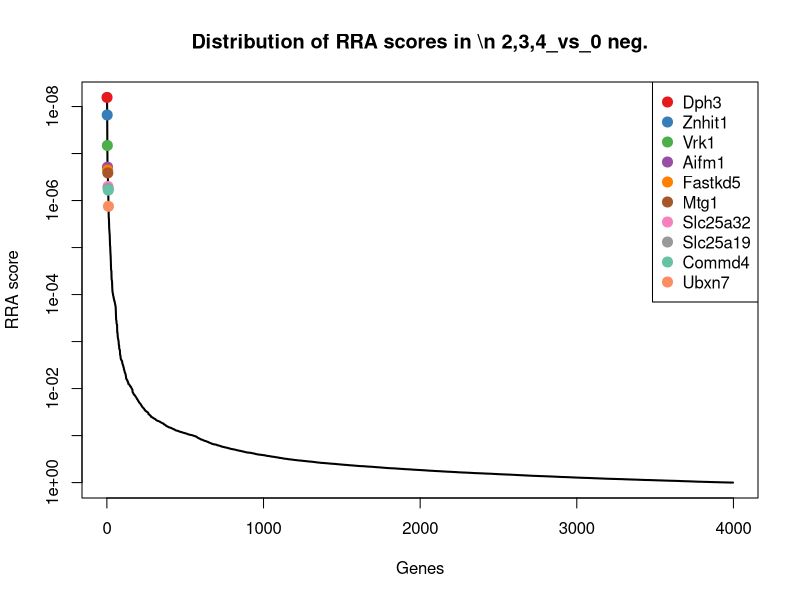
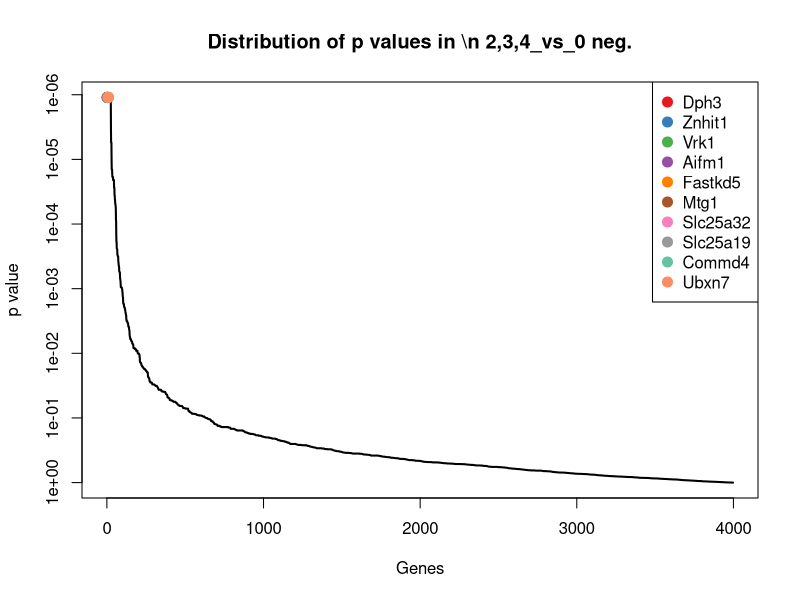
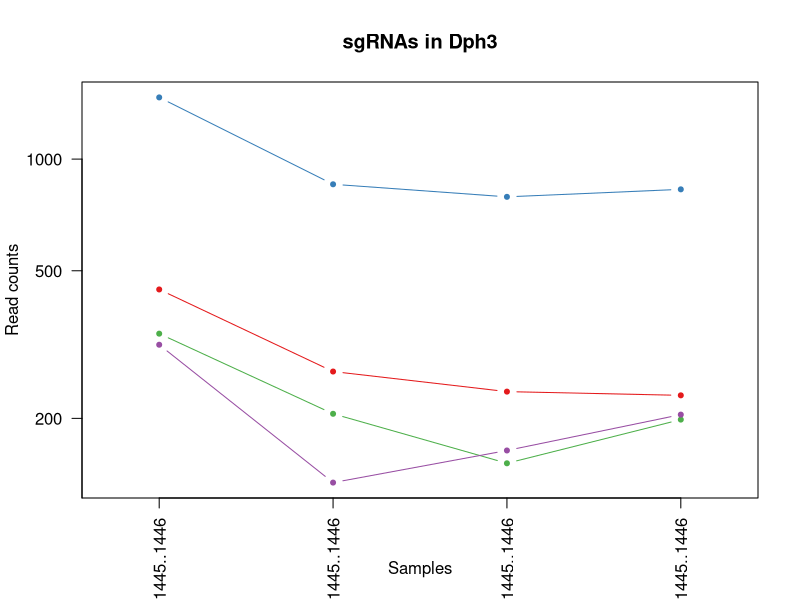
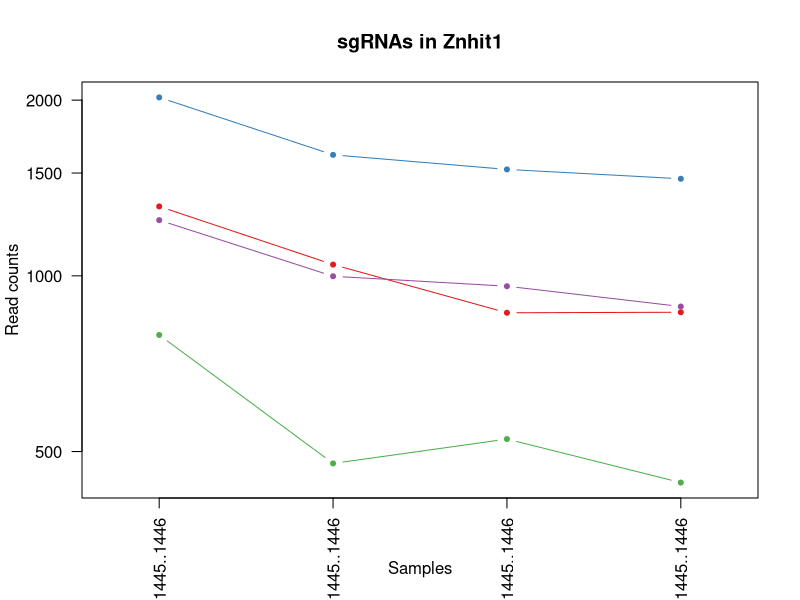
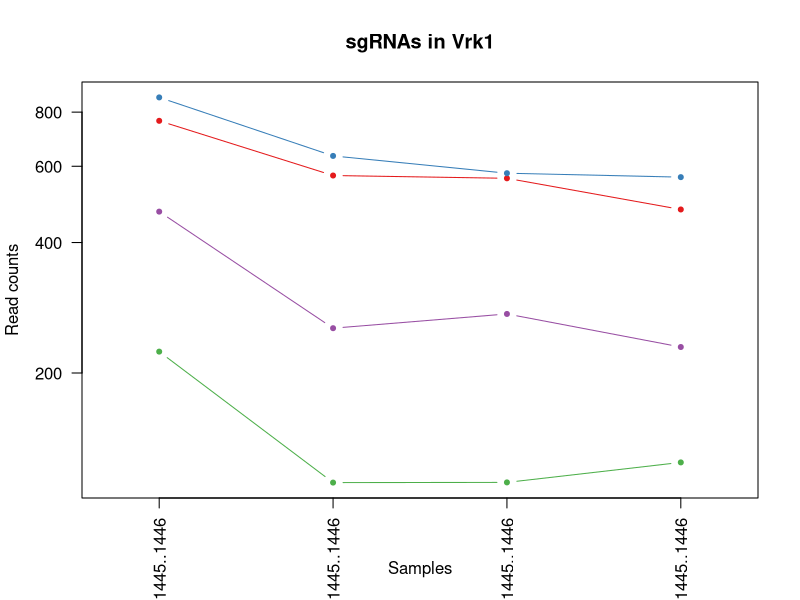
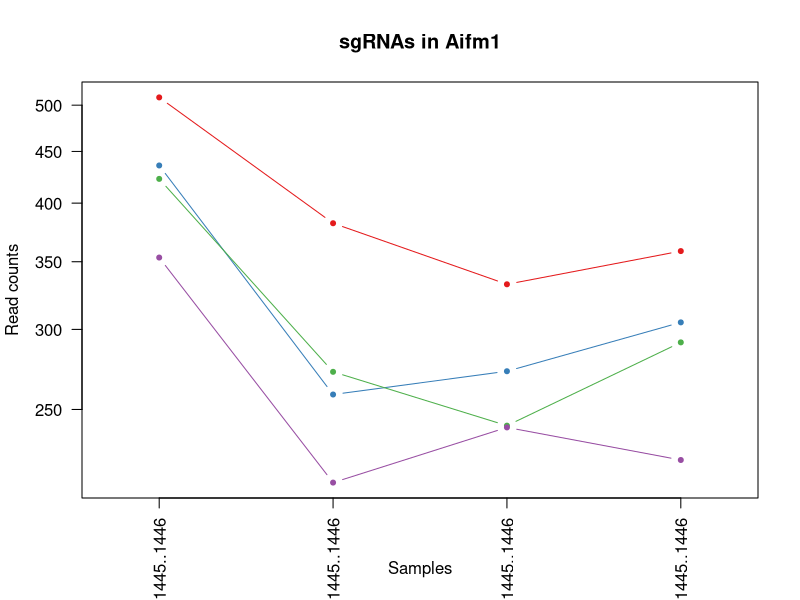
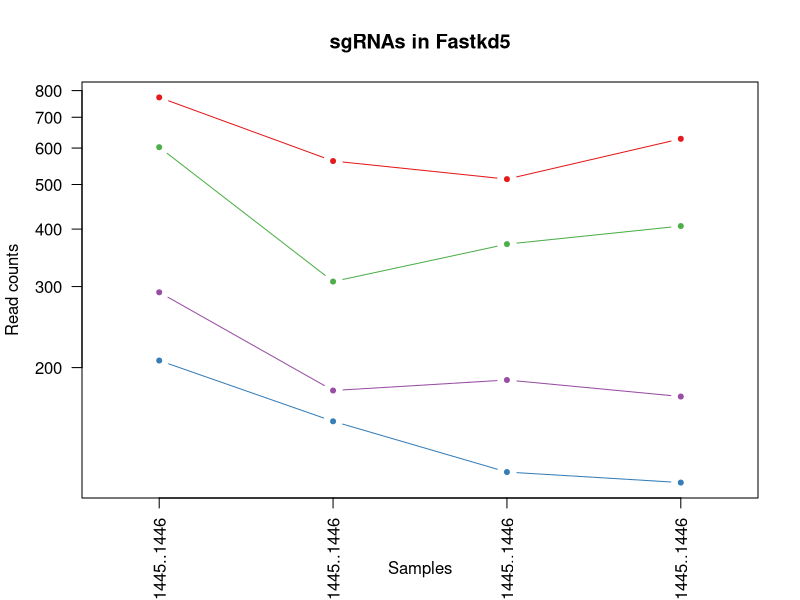
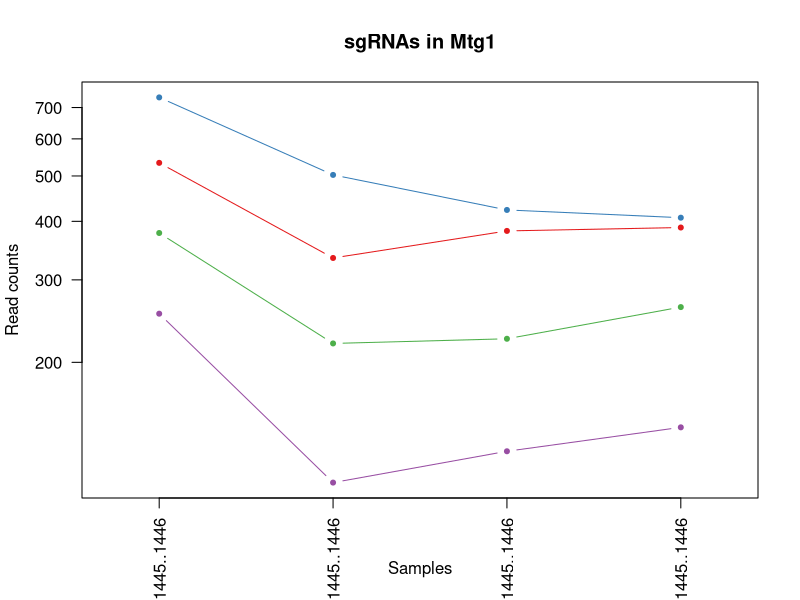

These figures' R source, in order: (Note: this script raises an error after producing the figures.)
pdf(file='invitro.poolF_hEGFRv3.CAR_ET.1.10_v_input.pdf',width=4.5,height=4.5);
gstable=read.table('invitro.poolF_hEGFRv3.CAR_ET.1.10_v_input.gene_summary.txt',header=T)
# 
#
# parameters
# Do not modify the variables beginning with "__"

# gstablename='__GENE_SUMMARY_FILE__'
startindex=3
# outputfile='__OUTPUT_FILE__'
targetgenelist=c("Dph3","Znhit1","Vrk1","Aifm1","Fastkd5","Mtg1","Slc25a32","Slc25a19","Commd4","Ubxn7")
# samplelabel=sub('.\\w+.\\w+$','',colnames(gstable)[startindex]);
samplelabel='2,3,4_vs_0 neg.'


# You need to write some codes in front of this code:
# gstable=read.table(gstablename,header=T)
# pdf(file=outputfile,width=6,height=6)


# set up color using RColorBrewer
#library(RColorBrewer)
#colors <- brewer.pal(length(targetgenelist), "Set1")

colors=c( "#E41A1C", "#377EB8", "#4DAF4A", "#984EA3", "#FF7F00",  "#A65628", "#F781BF",
          "#999999", "#66C2A5", "#FC8D62", "#8DA0CB", "#E78AC3", "#A6D854", "#FFD92F", "#E5C494", "#B3B3B3", 
          "#8DD3C7", "#FFFFB3", "#BEBADA", "#FB8072", "#80B1D3", "#FDB462", "#B3DE69", "#FCCDE5",
          "#D9D9D9", "#BC80BD", "#CCEBC5", "#FFED6F")

######
# function definition

plotrankedvalues<-function(val, tglist, ...){
  
  plot(val,log='y',ylim=c(max(val),min(val)),type='l',lwd=2, ...)
  if(length(tglist)>0){
    for(i in 1:length(tglist)){
      targetgene=tglist[i];
      tx=which(names(val)==targetgene);ty=val[targetgene];
      points(tx,ty,col=colors[(i %% length(colors)) ],cex=2,pch=20)
      # text(tx+50,ty,targetgene,col=colors[i])
    }
    legend('topright',tglist,pch=20,pt.cex = 2,cex=1,col=colors)
  }
}



plotrandvalues<-function(val,targetgenelist, ...){
  # choose the one with the best distance distribution
  
  mindiffvalue=0;
  randval=val;
  for(i in 1:20){
    randval0=sample(val)
    vindex=sort(which(names(randval0) %in% targetgenelist))
    if(max(vindex)>0.9*length(val)){
      # print('pass...')
      next;
    }
    mindiffind=min(diff(vindex));
    if (mindiffind > mindiffvalue){
      mindiffvalue=mindiffind;
      randval=randval0;
      # print(paste('Diff: ',mindiffvalue))
    }
  }
  plot(randval,log='y',ylim=c(max(randval),min(randval)),pch=20,col='grey', ...)
  
  if(length(targetgenelist)>0){
    for(i in 1:length(targetgenelist)){
      targetgene=targetgenelist[i];
      tx=which(names(randval)==targetgene);ty=randval[targetgene];
      points(tx,ty,col=colors[(i %% length(colors)) ],cex=2,pch=20)
      text(tx+50,ty,targetgene,col=colors[i])
    }
  }
  
}




# set.seed(1235)



pvec=gstable[,startindex]
names(pvec)=gstable[,'id']
pvec=sort(pvec);

plotrankedvalues(pvec,targetgenelist,xlab='Genes',ylab='RRA score',main=paste('Distribution of RRA scores in \\n',samplelabel))

# plotrandvalues(pvec,targetgenelist,xlab='Genes',ylab='RRA score',main=paste('Distribution of RRA scores in \\n',samplelabel))


pvec=gstable[,startindex+1]
names(pvec)=gstable[,'id']
pvec=sort(pvec);

plotrankedvalues(pvec,targetgenelist,xlab='Genes',ylab='p value',main=paste('Distribution of p values in \\n',samplelabel))

# plotrandvalues(pvec,targetgenelist,xlab='Genes',ylab='p value',main=paste('Distribution of p values in \\n',samplelabel))



# you need to write after this code:
# dev.off()






# parameters
# Do not modify the variables beginning with "__"
targetmat=list(c(444.2075613884075,266.46958310212415,235.12073242087027,229.72854235949697),c(1465.697523230948,854.270134062692,790.1598384635804,827.8149198816357),c(337.37283143423355,204.7505252512645,150.32309121990068,197.47601301345924),c(314.881309338618,133.23479155106207,162.85001548822572,203.70018534339633))
targetgene="Dph3"
collabel=c("In.vitro.input.Pool.F..41.47._1439..1440..1441..1442..1443..1444..1445..1446","In.vitro_Pool.F..41.48._hEGFRv3.CAR_ET.1.10_rep1_1439..1440..1441..1442..1443..1444..1445..1446","In.vitro_Pool.F..41.48._hEGFRv3.CAR_ET.1.10_rep2_1439..1440..1441..1442..1443..1444..1445..1446","In.vitro_Pool.F..41.48._hEGFRv3.CAR_ET.1.10_rep3_1439..1440..1441..1442..1443..1444..1445..1446")

# set up color using RColorBrewer
#library(RColorBrewer)
#colors <- brewer.pal(length(targetgenelist), "Set1")

colors=c( "#E41A1C", "#377EB8", "#4DAF4A", "#984EA3", "#FF7F00",  "#A65628", "#F781BF",
          "#999999", "#66C2A5", "#FC8D62", "#8DA0CB", "#E78AC3", "#A6D854", "#FFD92F", "#E5C494", "#B3B3B3", 
          "#8DD3C7", "#FFFFB3", "#BEBADA", "#FB8072", "#80B1D3", "#FDB462", "#B3DE69", "#FCCDE5",
          "#D9D9D9", "#BC80BD", "#CCEBC5", "#FFED6F")


## code

targetmatvec=unlist(targetmat)+1
yrange=range(targetmatvec[targetmatvec>0]);
# yrange[1]=1; # set the minimum value to 1
for(i in 1:length(targetmat)){
  vali=targetmat[[i]]+1;
  if(i==1){
    plot(1:length(vali),vali,type='b',las=1,pch=20,main=paste('sgRNAs in',targetgene),ylab='Read counts',xlab='Samples',xlim=c(0.7,length(vali)+0.3),ylim = yrange,col=colors[(i %% length(colors))],xaxt='n',log='y')
    axis(1,at=1:length(vali),labels=(collabel),las=2)
    # lines(0:100,rep(1,101),col='black');
  }else{
    lines(1:length(vali),vali,type='b',pch=20,col=colors[(i %% length(colors))])
  }
}




# parameters
# Do not modify the variables beginning with "__"
targetmat=list(c(1313.879749085543,1044.3256455399423,863.3941649553269,865.1599538612584),c(2020.4884015894654,1610.573509631956,1520.5758842628413,1465.5096667761015),c(790.9518603624808,476.11844627806,524.2036001514484,441.35040157735875),c(1244.5308892907283,997.3016014630969,958.7915113064178,884.9641385474218))
targetgene="Znhit1"
collabel=c("In.vitro.input.Pool.F..41.47._1439..1440..1441..1442..1443..1444..1445..1446","In.vitro_Pool.F..41.48._hEGFRv3.CAR_ET.1.10_rep1_1439..1440..1441..1442..1443..1444..1445..1446","In.vitro_Pool.F..41.48._hEGFRv3.CAR_ET.1.10_rep2_1439..1440..1441..1442..1443..1444..1445..1446","In.vitro_Pool.F..41.48._hEGFRv3.CAR_ET.1.10_rep3_1439..1440..1441..1442..1443..1444..1445..1446")

# set up color using RColorBrewer
#library(RColorBrewer)
#colors <- brewer.pal(length(targetgenelist), "Set1")

colors=c( "#E41A1C", "#377EB8", "#4DAF4A", "#984EA3", "#FF7F00",  "#A65628", "#F781BF",
          "#999999", "#66C2A5", "#FC8D62", "#8DA0CB", "#E78AC3", "#A6D854", "#FFD92F", "#E5C494", "#B3B3B3", 
          "#8DD3C7", "#FFFFB3", "#BEBADA", "#FB8072", "#80B1D3", "#FDB462", "#B3DE69", "#FCCDE5",
          "#D9D9D9", "#BC80BD", "#CCEBC5", "#FFED6F")


## code

targetmatvec=unlist(targetmat)+1
yrange=range(targetmatvec[targetmatvec>0]);
# yrange[1]=1; # set the minimum value to 1
for(i in 1:length(targetmat)){
  vali=targetmat[[i]]+1;
  if(i==1){
    plot(1:length(vali),vali,type='b',las=1,pch=20,main=paste('sgRNAs in',targetgene),ylab='Read counts',xlab='Samples',xlim=c(0.7,length(vali)+0.3),ylim = yrange,col=colors[(i %% length(colors))],xaxt='n',log='y')
    axis(1,at=1:length(vali),labels=(collabel),las=2)
    # lines(0:100,rep(1,101),col='black');
  }else{
    lines(1:length(vali),vali,type='b',pch=20,col=colors[(i %% length(colors))])
  }
}




# parameters
# Do not modify the variables beginning with "__"
targetmat=list(c(762.8374577429614,570.1665344317508,561.7843729564237,475.8662663161009),c(864.0493071732315,632.8652598675448,577.2021259020545,565.2680143279248),c(223.04092744818774,110.70243709757362,110.81509929672164,123.35177890239001),c(470.447670499959,252.7542369130442,272.70150522584544,228.59687466314477))
targetgene="Vrk1"
collabel=c("In.vitro.input.Pool.F..41.47._1439..1440..1441..1442..1443..1444..1445..1446","In.vitro_Pool.F..41.48._hEGFRv3.CAR_ET.1.10_rep1_1439..1440..1441..1442..1443..1444..1445..1446","In.vitro_Pool.F..41.48._hEGFRv3.CAR_ET.1.10_rep2_1439..1440..1441..1442..1443..1444..1445..1446","In.vitro_Pool.F..41.48._hEGFRv3.CAR_ET.1.10_rep3_1439..1440..1441..1442..1443..1444..1445..1446")

# set up color using RColorBrewer
#library(RColorBrewer)
#colors <- brewer.pal(length(targetgenelist), "Set1")

colors=c( "#E41A1C", "#377EB8", "#4DAF4A", "#984EA3", "#FF7F00",  "#A65628", "#F781BF",
          "#999999", "#66C2A5", "#FC8D62", "#8DA0CB", "#E78AC3", "#A6D854", "#FFD92F", "#E5C494", "#B3B3B3", 
          "#8DD3C7", "#FFFFB3", "#BEBADA", "#FB8072", "#80B1D3", "#FDB462", "#B3DE69", "#FCCDE5",
          "#D9D9D9", "#BC80BD", "#CCEBC5", "#FFED6F")


## code

targetmatvec=unlist(targetmat)+1
yrange=range(targetmatvec[targetmatvec>0]);
# yrange[1]=1; # set the minimum value to 1
for(i in 1:length(targetmat)){
  vali=targetmat[[i]]+1;
  if(i==1){
    plot(1:length(vali),vali,type='b',las=1,pch=20,main=paste('sgRNAs in',targetgene),ylab='Read counts',xlab='Samples',xlim=c(0.7,length(vali)+0.3),ylim = yrange,col=colors[(i %% length(colors))],xaxt='n',log='y')
    axis(1,at=1:length(vali),labels=(collabel),las=2)
    # lines(0:100,rep(1,101),col='black');
  }else{
    lines(1:length(vali),vali,type='b',pch=20,col=colors[(i %% length(colors))])
  }
}




# parameters
# Do not modify the variables beginning with "__"
targetmat=list(c(507.9335406593183,381.0906905394349,331.481688331063,357.6069920472958),c(434.83609384856766,257.6525748377156,271.7378956667435,303.8527764705662),c(421.71603929279195,271.3679210267955,239.9387802163799,290.2727641143398),c(352.36717949797725,210.62853076087018,238.975170657278,221.80686848503157))
targetgene="Aifm1"
collabel=c("In.vitro.input.Pool.F..41.47._1439..1440..1441..1442..1443..1444..1445..1446","In.vitro_Pool.F..41.48._hEGFRv3.CAR_ET.1.10_rep1_1439..1440..1441..1442..1443..1444..1445..1446","In.vitro_Pool.F..41.48._hEGFRv3.CAR_ET.1.10_rep2_1439..1440..1441..1442..1443..1444..1445..1446","In.vitro_Pool.F..41.48._hEGFRv3.CAR_ET.1.10_rep3_1439..1440..1441..1442..1443..1444..1445..1446")

# set up color using RColorBrewer
#library(RColorBrewer)
#colors <- brewer.pal(length(targetgenelist), "Set1")

colors=c( "#E41A1C", "#377EB8", "#4DAF4A", "#984EA3", "#FF7F00",  "#A65628", "#F781BF",
          "#999999", "#66C2A5", "#FC8D62", "#8DA0CB", "#E78AC3", "#A6D854", "#FFD92F", "#E5C494", "#B3B3B3", 
          "#8DD3C7", "#FFFFB3", "#BEBADA", "#FB8072", "#80B1D3", "#FDB462", "#B3DE69", "#FCCDE5",
          "#D9D9D9", "#BC80BD", "#CCEBC5", "#FFED6F")


## code

targetmatvec=unlist(targetmat)+1
yrange=range(targetmatvec[targetmatvec>0]);
# yrange[1]=1; # set the minimum value to 1
for(i in 1:length(targetmat)){
  vali=targetmat[[i]]+1;
  if(i==1){
    plot(1:length(vali),vali,type='b',las=1,pch=20,main=paste('sgRNAs in',targetgene),ylab='Read counts',xlab='Samples',xlim=c(0.7,length(vali)+0.3),ylim = yrange,col=colors[(i %% length(colors))],xaxt='n',log='y')
    axis(1,at=1:length(vali),labels=(collabel),las=2)
    # lines(0:100,rep(1,101),col='black');
  }else{
    lines(1:length(vali),vali,type='b',pch=20,col=colors[(i %% length(colors))])
  }
}




# parameters
# Do not modify the variables beginning with "__"
targetmat=list(c(772.2089252828013,561.3495261673423,512.6402854422254,627.509737627296),c(206.17228587647605,151.84847566481338,117.56036621043513,111.46926809069188),c(601.6482160577165,306.6359540844296,370.0260706951401,405.13703529408826),c(290.51549373503445,177.31983287310464,186.9402544657739,172.01348984553468))
targetgene="Fastkd5"
collabel=c("In.vitro.input.Pool.F..41.47._1439..1440..1441..1442..1443..1444..1445..1446","In.vitro_Pool.F..41.48._hEGFRv3.CAR_ET.1.10_rep1_1439..1440..1441..1442..1443..1444..1445..1446","In.vitro_Pool.F..41.48._hEGFRv3.CAR_ET.1.10_rep2_1439..1440..1441..1442..1443..1444..1445..1446","In.vitro_Pool.F..41.48._hEGFRv3.CAR_ET.1.10_rep3_1439..1440..1441..1442..1443..1444..1445..1446")

# set up color using RColorBrewer
#library(RColorBrewer)
#colors <- brewer.pal(length(targetgenelist), "Set1")

colors=c( "#E41A1C", "#377EB8", "#4DAF4A", "#984EA3", "#FF7F00",  "#A65628", "#F781BF",
          "#999999", "#66C2A5", "#FC8D62", "#8DA0CB", "#E78AC3", "#A6D854", "#FFD92F", "#E5C494", "#B3B3B3", 
          "#8DD3C7", "#FFFFB3", "#BEBADA", "#FB8072", "#80B1D3", "#FDB462", "#B3DE69", "#FCCDE5",
          "#D9D9D9", "#BC80BD", "#CCEBC5", "#FFED6F")


## code

targetmatvec=unlist(targetmat)+1
yrange=range(targetmatvec[targetmatvec>0]);
# yrange[1]=1; # set the minimum value to 1
for(i in 1:length(targetmat)){
  vali=targetmat[[i]]+1;
  if(i==1){
    plot(1:length(vali),vali,type='b',las=1,pch=20,main=paste('sgRNAs in',targetgene),ylab='Read counts',xlab='Samples',xlim=c(0.7,length(vali)+0.3),ylim = yrange,col=colors[(i %% length(colors))],xaxt='n',log='y')
    axis(1,at=1:length(vali),labels=(collabel),las=2)
    # lines(0:100,rep(1,101),col='black');
  }else{
    lines(1:length(vali),vali,type='b',pch=20,col=colors[(i %% length(colors))])
  }
}




# parameters
# Do not modify the variables beginning with "__"
targetmat=list(c(532.2993562629018,333.08697887765516,380.62577584526133,387.030352152453),c(734.7230551234419,501.5898034863513,422.0609868866442,406.2687029904405),c(376.7329951015608,218.46587144034442,223.55741771164713,261.41523785735865),c(253.02962357567515,109.72276951263935,128.16007136055634,144.28763128490573))
targetgene="Mtg1"
collabel=c("In.vitro.input.Pool.F..41.47._1439..1440..1441..1442..1443..1444..1445..1446","In.vitro_Pool.F..41.48._hEGFRv3.CAR_ET.1.10_rep1_1439..1440..1441..1442..1443..1444..1445..1446","In.vitro_Pool.F..41.48._hEGFRv3.CAR_ET.1.10_rep2_1439..1440..1441..1442..1443..1444..1445..1446","In.vitro_Pool.F..41.48._hEGFRv3.CAR_ET.1.10_rep3_1439..1440..1441..1442..1443..1444..1445..1446")

# set up color using RColorBrewer
#library(RColorBrewer)
#colors <- brewer.pal(length(targetgenelist), "Set1")

colors=c( "#E41A1C", "#377EB8", "#4DAF4A", "#984EA3", "#FF7F00",  "#A65628", "#F781BF",
          "#999999", "#66C2A5", "#FC8D62", "#8DA0CB", "#E78AC3", "#A6D854", "#FFD92F", "#E5C494", "#B3B3B3", 
          "#8DD3C7", "#FFFFB3", "#BEBADA", "#FB8072", "#80B1D3", "#FDB462", "#B3DE69", "#FCCDE5",
          "#D9D9D9", "#BC80BD", "#CCEBC5", "#FFED6F")


## code

targetmatvec=unlist(targetmat)+1
yrange=range(targetmatvec[targetmatvec>0]);
# yrange[1]=1; # set the minimum value to 1
for(i in 1:length(targetmat)){
  vali=targetmat[[i]]+1;
  if(i==1){
    plot(1:length(vali),vali,type='b',las=1,pch=20,main=paste('sgRNAs in',targetgene),ylab='Read counts',xlab='Samples',xlim=c(0.7,length(vali)+0.3),ylim = yrange,col=colors[(i %% length(colors))],xaxt='n',log='y')
    axis(1,at=1:length(vali),labels=(collabel),las=2)
    # lines(0:100,rep(1,101),col='black');
  }else{
    lines(1:length(vali),vali,type='b',pch=20,col=colors[(i %% length(colors))])
  }
}




# parameters
# Do not modify the variables beginning with "__"
targetmat=list(c(708.4829460118905,564.2885289221452,419.1701582093384,497.3679525467927),c(959.6382760795976,698.5029880581416,717.8891215309359,635.4314115017613),c(172.4350027330527,96.00742332355942,107.92427061941586,95.06008649358496),c(376.7329951015608,255.69323966784705,253.4293140438069,326.4861303976102))
targetgene="Slc25a32"
collabel=c("In.vitro.input.Pool.F..41.47._1439..1440..1441..1442..1443..1444..1445..1446","In.vitro_Pool.F..41.48._hEGFRv3.CAR_ET.1.10_rep1_1439..1440..1441..1442..1443..1444..1445..1446","In.vitro_Pool.F..41.48._hEGFRv3.CAR_ET.1.10_rep2_1439..1440..1441..1442..1443..1444..1445..1446","In.vitro_Pool.F..41.48._hEGFRv3.CAR_ET.1.10_rep3_1439..1440..1441..1442..1443..1444..1445..1446")

# set up color using RColorBrewer
#library(RColorBrewer)
#colors <- brewer.pal(length(targetgenelist), "Set1")

colors=c( "#E41A1C", "#377EB8", "#4DAF4A", "#984EA3", "#FF7F00",  "#A65628", "#F781BF",
          "#999999", "#66C2A5", "#FC8D62", "#8DA0CB", "#E78AC3", "#A6D854", "#FFD92F", "#E5C494", "#B3B3B3", 
          "#8DD3C7", "#FFFFB3", "#BEBADA", "#FB8072", "#80B1D3", "#FDB462", "#B3DE69", "#FCCDE5",
          "#D9D9D9", "#BC80BD", "#CCEBC5", "#FFED6F")


## code

targetmatvec=unlist(targetmat)+1
yrange=range(targetmatvec[targetmatvec>0]);
# yrange[1]=1; # set the minimum value to 1
for(i in 1:length(targetmat)){
  vali=targetmat[[i]]+1;
  if(i==1){
    plot(1:length(vali),vali,type='b',las=1,pch=20,main=paste('sgRNAs in',targetgene),ylab='Read counts',xlab='Samples',xlim=c(0.7,length(vali)+0.3),ylim = yrange,col=colors[(i %% length(colors))],xaxt='n',log='y')
    axis(1,at=1:length(vali),labels=(collabel),las=2)
    # lines(0:100,rep(1,101),col='black');
  }else{
    lines(1:length(vali),vali,type='b',pch=20,col=colors[(i %% length(colors))])
  }
}




# parameters
# Do not modify the variables beginning with "__"
targetmat=list(c(226.78951446412367,119.51944536198214,149.35948166079874,173.710991390063),c(704.7343589959545,388.9280312189091,450.0056641006001,393.25452448239014),c(631.6369121852039,266.46958310212415,306.4278397944129,265.94190864276743),c(309.2584288147141,156.7468135894848,182.12220667026426,162.39431442654097))
targetgene="Slc25a19"
collabel=c("In.vitro.input.Pool.F..41.47._1439..1440..1441..1442..1443..1444..1445..1446","In.vitro_Pool.F..41.48._hEGFRv3.CAR_ET.1.10_rep1_1439..1440..1441..1442..1443..1444..1445..1446","In.vitro_Pool.F..41.48._hEGFRv3.CAR_ET.1.10_rep2_1439..1440..1441..1442..1443..1444..1445..1446","In.vitro_Pool.F..41.48._hEGFRv3.CAR_ET.1.10_rep3_1439..1440..1441..1442..1443..1444..1445..1446")

# set up color using RColorBrewer
#library(RColorBrewer)
#colors <- brewer.pal(length(targetgenelist), "Set1")

colors=c( "#E41A1C", "#377EB8", "#4DAF4A", "#984EA3", "#FF7F00",  "#A65628", "#F781BF",
          "#999999", "#66C2A5", "#FC8D62", "#8DA0CB", "#E78AC3", "#A6D854", "#FFD92F", "#E5C494", "#B3B3B3", 
          "#8DD3C7", "#FFFFB3", "#BEBADA", "#FB8072", "#80B1D3", "#FDB462", "#B3DE69", "#FCCDE5",
          "#D9D9D9", "#BC80BD", "#CCEBC5", "#FFED6F")


## code

targetmatvec=unlist(targetmat)+1
yrange=range(targetmatvec[targetmatvec>0]);
# yrange[1]=1; # set the minimum value to 1
for(i in 1:length(targetmat)){
  vali=targetmat[[i]]+1;
  if(i==1){
    plot(1:length(vali),vali,type='b',las=1,pch=20,main=paste('sgRNAs in',targetgene),ylab='Read counts',xlab='Samples',xlim=c(0.7,length(vali)+0.3),ylim = yrange,col=colors[(i %% length(colors))],xaxt='n',log='y')
    axis(1,at=1:length(vali),labels=(collabel),las=2)
    # lines(0:100,rep(1,101),col='black');
  }else{
    lines(1:length(vali),vali,type='b',pch=20,col=colors[(i %% length(colors))])
  }
}




# parameters
# Do not modify the variables beginning with "__"
targetmat=list(c(682.242836900339,594.6582240551079,561.7843729564237,511.5137987511952),c(479.8191380397988,296.8392782350868,291.973696407884,262.5469055537108),c(571.6595199302291,317.4122975187067,326.6636405355534,375.14784134075495),c(581.0309874700689,262.550912762387,310.28227803082063,368.3578351626417))
targetgene="Commd4"
collabel=c("In.vitro.input.Pool.F..41.47._1439..1440..1441..1442..1443..1444..1445..1446","In.vitro_Pool.F..41.48._hEGFRv3.CAR_ET.1.10_rep1_1439..1440..1441..1442..1443..1444..1445..1446","In.vitro_Pool.F..41.48._hEGFRv3.CAR_ET.1.10_rep2_1439..1440..1441..1442..1443..1444..1445..1446","In.vitro_Pool.F..41.48._hEGFRv3.CAR_ET.1.10_rep3_1439..1440..1441..1442..1443..1444..1445..1446")

# set up color using RColorBrewer
#library(RColorBrewer)
#colors <- brewer.pal(length(targetgenelist), "Set1")

colors=c( "#E41A1C", "#377EB8", "#4DAF4A", "#984EA3", "#FF7F00",  "#A65628", "#F781BF",
          "#999999", "#66C2A5", "#FC8D62", "#8DA0CB", "#E78AC3", "#A6D854", "#FFD92F", "#E5C494", "#B3B3B3", 
          "#8DD3C7", "#FFFFB3", "#BEBADA", "#FB8072", "#80B1D3", "#FDB462", "#B3DE69", "#FCCDE5",
          "#D9D9D9", "#BC80BD", "#CCEBC5", "#FFED6F")


## code

targetmatvec=unlist(targetmat)+1
yrange=range(targetmatvec[targetmatvec>0]);
# yrange[1]=1; # set the minimum value to 1
for(i in 1:length(targetmat)){
  vali=targetmat[[i]]+1;
  if(i==1){
    plot(1:length(vali),vali,type='b',las=1,pch=20,main=paste('sgRNAs in',targetgene),ylab='Read counts',xlab='Samples',xlim=c(0.7,length(vali)+0.3),ylim = yrange,col=colors[(i %% length(colors))],xaxt='n',log='y')
    axis(1,at=1:length(vali),labels=(collabel),las=2)
    # lines(0:100,rep(1,101),col='black');
  }else{
    lines(1:length(vali),vali,type='b',pch=20,col=colors[(i %% length(colors))])
  }
}




# parameters
# Do not modify the variables beginning with "__"
targetmat=list(c(462.9504964680871,263.5305803473213,315.1003258263302,235.386880841258),c(1223.9136607030805,1064.8986648235623,1063.824953248528,1053.5826253039),c(406.7216912290482,193.97418181698743,247.64765668919534,245.5718901084278),c(890.289416284783,416.35872359706894,463.4961979280271,432.29706000654113))
targetgene="Ubxn7"
collabel=c("In.vitro.input.Pool.F..41.47._1439..1440..1441..1442..1443..1444..1445..1446","In.vitro_Pool.F..41.48._hEGFRv3.CAR_ET.1.10_rep1_1439..1440..1441..1442..1443..1444..1445..1446","In.vitro_Pool.F..41.48._hEGFRv3.CAR_ET.1.10_rep2_1439..1440..1441..1442..1443..1444..1445..1446","In.vitro_Pool.F..41.48._hEGFRv3.CAR_ET.1.10_rep3_1439..1440..1441..1442..1443..1444..1445..1446")

# set up color using RColorBrewer
#library(RColorBrewer)
#colors <- brewer.pal(length(targetgenelist), "Set1")

colors=c( "#E41A1C", "#377EB8", "#4DAF4A", "#984EA3", "#FF7F00",  "#A65628", "#F781BF",
          "#999999", "#66C2A5", "#FC8D62", "#8DA0CB", "#E78AC3", "#A6D854", "#FFD92F", "#E5C494", "#B3B3B3", 
          "#8DD3C7", "#FFFFB3", "#BEBADA", "#FB8072", "#80B1D3", "#FDB462", "#B3DE69", "#FCCDE5",
          "#D9D9D9", "#BC80BD", "#CCEBC5", "#FFED6F")


## code

targetmatvec=unlist(targetmat)+1
yrange=range(targetmatvec[targetmatvec>0]);
# yrange[1]=1; # set the minimum value to 1
for(i in 1:length(targetmat)){
  vali=targetmat[[i]]+1;
  if(i==1){
    plot(1:length(vali),vali,type='b',las=1,pch=20,main=paste('sgRNAs in',targetgene),ylab='Read counts',xlab='Samples',xlim=c(0.7,length(vali)+0.3),ylim = yrange,col=colors[(i %% length(colors))],xaxt='n',log='y')
    axis(1,at=1:length(vali),labels=(collabel),las=2)
    # lines(0:100,rep(1,101),col='black');
  }else{
    lines(1:length(vali),vali,type='b',pch=20,col=colors[(i %% length(colors))])
  }
}



# 
#
# parameters
# Do not modify the variables beginning with "__"

# gstablename='__GENE_SUMMARY_FILE__'
startindex=9
# outputfile='__OUTPUT_FILE__'
targetgenelist=c("Cyrib","Pum2","Gm46735","Dnajc12","Chd6","Arl15","Kcns3","4930467E23Rik_Gm15319_Gm20778_Gm21119","Btbd35f1_Btbd35f10_Btbd35f11_Btbd35f12_Btbd35f13_Btbd35f14_Btbd35f15_Btbd35f16_Btbd35f17_Btbd35f18_Btbd35f19_Btbd35f2_Btbd35f20_Btbd35f21_Btbd35f22_Btbd35f23_Btbd35f26_Btbd35f27_Btbd35f3_Btbd35f4_Btbd35f5_Btbd35f6_Btbd35f7_Btbd35f8_Btbd35f9_Gm14367_Gm5925","G3bp1")
# samplelabel=sub('.\\w+.\\w+$','',colnames(gstable)[startindex]);
samplelabel='2,3,4_vs_0 pos.'


# You need to write some codes in front of this code:
# gstable=read.table(gstablename,header=T)
# pdf(file=outputfile,width=6,height=6)


# set up color using RColorBrewer
#library(RColorBrewer)
#colors <- brewer.pal(length(targetgenelist), "Set1")

colors=c( "#E41A1C", "#377EB8", "#4DAF4A", "#984EA3", "#FF7F00",  "#A65628", "#F781BF",
          "#999999", "#66C2A5", "#FC8D62", "#8DA0CB", "#E78AC3", "#A6D854", "#FFD92F", "#E5C494", "#B3B3B3", 
          "#8DD3C7", "#FFFFB3", "#BEBADA", "#FB8072", "#80B1D3", "#FDB462", "#B3DE69", "#FCCDE5",
          "#D9D9D9", "#BC80BD", "#CCEBC5", "#FFED6F")

######
# function definition

plotrankedvalues<-function(val, tglist, ...){
  
  plot(val,log='y',ylim=c(max(val),min(val)),type='l',lwd=2, ...)
  if(length(tglist)>0){
    for(i in 1:length(tglist)){
      targetgene=tglist[i];
      tx=which(names(val)==targetgene);ty=val[targetgene];
      points(tx,ty,col=colors[(i %% length(colors)) ],cex=2,pch=20)
      # text(tx+50,ty,targetgene,col=colors[i])
    }
    legend('topright',tglist,pch=20,pt.cex = 2,cex=1,col=colors)
  }
}



plotrandvalues<-function(val,targetgenelist, ...){
  # choose the one with the best distance distribution
  
  mindiffvalue=0;
  randval=val;
  for(i in 1:20){
    randval0=sample(val)
    vindex=sort(which(names(randval0) %in% targetgenelist))
    if(max(vindex)>0.9*length(val)){
      # print('pass...')
      next;
    }
    mindiffind=min(diff(vindex));
    if (mindiffind > mindiffvalue){
      mindiffvalue=mindiffind;
      randval=randval0;
      # print(paste('Diff: ',mindiffvalue))
    }
  }
  plot(randval,log='y',ylim=c(max(randval),min(randval)),pch=20,col='grey', ...)
  
  if(length(targetgenelist)>0){
    for(i in 1:length(targetgenelist)){
      targetgene=targetgenelist[i];
      tx=which(names(randval)==targetgene);ty=randval[targetgene];
      points(tx,ty,col=colors[(i %% length(colors)) ],cex=2,pch=20)
      text(tx+50,ty,targetgene,col=colors[i])
    }
  }
  
}




# set.seed(1235)



pvec=gstable[,startindex]
names(pvec)=gstable[,'id']
pvec=sort(pvec);

plotrankedvalues(pvec,targetgenelist,xlab='Genes',ylab='RRA score',main=paste('Distribution of RRA scores in \\n',samplelabel))

# plotrandvalues(pvec,targetgenelist,xlab='Genes',ylab='RRA score',main=paste('Distribution of RRA scores in \\n',samplelabel))


pvec=gstable[,startindex+1]
names(pvec)=gstable[,'id']
pvec=sort(pvec);

plotrankedvalues(pvec,targetgenelist,xlab='Genes',ylab='p value',main=paste('Distribution of p values in \\n',samplelabel))

# plotrandvalues(pvec,targetgenelist,xlab='Genes',ylab='p value',main=paste('Distribution of p values in \\n',samplelabel))



# you need to write after this code:
# dev.off()






# parameters
# Do not modify the variables beginning with "__"
targetmat=list(c(517.3050081991581,694.5843177184045,651.4000619529029,649.0114238579878),c(603.5225095656845,917.9485270834202,889.411623051079,849.3166061123275),c(1177.0563230038815,1274.547527999498,1458.904872480318,1586.598110285787),c(1002.7470267628609,1547.8747841961622,1585.1377247226706,1309.9053585276736))
targetgene="Cyrib"
collabel=c("In.vitro.input.Pool.F..41.47._1439..1440..1441..1442..1443..1444..1445..1446","In.vitro_Pool.F..41.48._hEGFRv3.CAR_ET.1.10_rep1_1439..1440..1441..1442..1443..1444..1445..1446","In.vitro_Pool.F..41.48._hEGFRv3.CAR_ET.1.10_rep2_1439..1440..1441..1442..1443..1444..1445..1446","In.vitro_Pool.F..41.48._hEGFRv3.CAR_ET.1.10_rep3_1439..1440..1441..1442..1443..1444..1445..1446")

# set up color using RColorBrewer
#library(RColorBrewer)
#colors <- brewer.pal(length(targetgenelist), "Set1")

colors=c( "#E41A1C", "#377EB8", "#4DAF4A", "#984EA3", "#FF7F00",  "#A65628", "#F781BF",
          "#999999", "#66C2A5", "#FC8D62", "#8DA0CB", "#E78AC3", "#A6D854", "#FFD92F", "#E5C494", "#B3B3B3", 
          "#8DD3C7", "#FFFFB3", "#BEBADA", "#FB8072", "#80B1D3", "#FDB462", "#B3DE69", "#FCCDE5",
          "#D9D9D9", "#BC80BD", "#CCEBC5", "#FFED6F")


## code

targetmatvec=unlist(targetmat)+1
yrange=range(targetmatvec[targetmatvec>0]);
# yrange[1]=1; # set the minimum value to 1
for(i in 1:length(targetmat)){
  vali=targetmat[[i]]+1;
  if(i==1){
    plot(1:length(vali),vali,type='b',las=1,pch=20,main=paste('sgRNAs in',targetgene),ylab='Read counts',xlab='Samples',xlim=c(0.7,length(vali)+0.3),ylim = yrange,col=colors[(i %% length(colors))],xaxt='n',log='y')
    axis(1,at=1:length(vali),labels=(collabel),las=2)
    # lines(0:100,rep(1,101),col='black');
  }else{
    lines(1:length(vali),vali,type='b',pch=20,col=colors[(i %% length(colors))])
  }
}




# parameters
# Do not modify the variables beginning with "__"
targetmat=list(c(1799.3217676492457,2212.089406781604,2280.863826394262,2460.245571869687),c(787.203273346545,951.2572249711858,847.0128024505941,742.3740088070444),c(2339.118297944019,3080.074887033376,2912.9916971651264,2920.834324285033),c(1283.8910529580555,1115.8413792401448,1219.92970182304,1340.4603863291832))
targetgene="Pum2"
collabel=c("In.vitro.input.Pool.F..41.47._1439..1440..1441..1442..1443..1444..1445..1446","In.vitro_Pool.F..41.48._hEGFRv3.CAR_ET.1.10_rep1_1439..1440..1441..1442..1443..1444..1445..1446","In.vitro_Pool.F..41.48._hEGFRv3.CAR_ET.1.10_rep2_1439..1440..1441..1442..1443..1444..1445..1446","In.vitro_Pool.F..41.48._hEGFRv3.CAR_ET.1.10_rep3_1439..1440..1441..1442..1443..1444..1445..1446")

# set up color using RColorBrewer
#library(RColorBrewer)
#colors <- brewer.pal(length(targetgenelist), "Set1")

colors=c( "#E41A1C", "#377EB8", "#4DAF4A", "#984EA3", "#FF7F00",  "#A65628", "#F781BF",
          "#999999", "#66C2A5", "#FC8D62", "#8DA0CB", "#E78AC3", "#A6D854", "#FFD92F", "#E5C494", "#B3B3B3", 
          "#8DD3C7", "#FFFFB3", "#BEBADA", "#FB8072", "#80B1D3", "#FDB462", "#B3DE69", "#FCCDE5",
          "#D9D9D9", "#BC80BD", "#CCEBC5", "#FFED6F")


## code

targetmatvec=unlist(targetmat)+1
yrange=range(targetmatvec[targetmatvec>0]);
# yrange[1]=1; # set the minimum value to 1
for(i in 1:length(targetmat)){
  vali=targetmat[[i]]+1;
  if(i==1){
    plot(1:length(vali),vali,type='b',las=1,pch=20,main=paste('sgRNAs in',targetgene),ylab='Read counts',xlab='Samples',xlim=c(0.7,length(vali)+0.3),ylim = yrange,col=colors[(i %% length(colors))],xaxt='n',log='y')
    axis(1,at=1:length(vali),labels=(collabel),las=2)
    # lines(0:100,rep(1,101),col='black');
  }else{
    lines(1:length(vali),vali,type='b',pch=20,col=colors[(i %% length(colors))])
  }
}




# parameters
# Do not modify the variables beginning with "__"
targetmat=list(c(566.0366394063252,539.7968392987882,507.82223764671573,482.6562724942141),c(350.4928859900093,524.1221579398397,539.6213530970793,510.38213105484306),c(444.2075613884075,752.384705229527,642.7275759209856,691.4489624711954),c(1593.1494817727696,1639.9635371799845,1482.9951114578662,1469.4705037133342))
targetgene="Gm46735"
collabel=c("In.vitro.input.Pool.F..41.47._1439..1440..1441..1442..1443..1444..1445..1446","In.vitro_Pool.F..41.48._hEGFRv3.CAR_ET.1.10_rep1_1439..1440..1441..1442..1443..1444..1445..1446","In.vitro_Pool.F..41.48._hEGFRv3.CAR_ET.1.10_rep2_1439..1440..1441..1442..1443..1444..1445..1446","In.vitro_Pool.F..41.48._hEGFRv3.CAR_ET.1.10_rep3_1439..1440..1441..1442..1443..1444..1445..1446")

# set up color using RColorBrewer
#library(RColorBrewer)
#colors <- brewer.pal(length(targetgenelist), "Set1")

colors=c( "#E41A1C", "#377EB8", "#4DAF4A", "#984EA3", "#FF7F00",  "#A65628", "#F781BF",
          "#999999", "#66C2A5", "#FC8D62", "#8DA0CB", "#E78AC3", "#A6D854", "#FFD92F", "#E5C494", "#B3B3B3", 
          "#8DD3C7", "#FFFFB3", "#BEBADA", "#FB8072", "#80B1D3", "#FDB462", "#B3DE69", "#FCCDE5",
          "#D9D9D9", "#BC80BD", "#CCEBC5", "#FFED6F")


## code

targetmatvec=unlist(targetmat)+1
yrange=range(targetmatvec[targetmatvec>0]);
# yrange[1]=1; # set the minimum value to 1
for(i in 1:length(targetmat)){
  vali=targetmat[[i]]+1;
  if(i==1){
    plot(1:length(vali),vali,type='b',las=1,pch=20,main=paste('sgRNAs in',targetgene),ylab='Read counts',xlab='Samples',xlim=c(0.7,length(vali)+0.3),ylim = yrange,col=colors[(i %% length(colors))],xaxt='n',log='y')
    axis(1,at=1:length(vali),labels=(collabel),las=2)
    # lines(0:100,rep(1,101),col='black');
  }else{
    lines(1:length(vali),vali,type='b',pch=20,col=colors[(i %% length(colors))])
  }
}




# parameters
# Do not modify the variables beginning with "__"
targetmat=list(c(1128.3246917967144,1455.7860312123398,1327.8539724424559,1532.8438947090574),c(1047.7300709540918,1253.9745087158783,1298.945685669398,1162.7885580018874),c(674.7456628684671,604.4548999044507,678.3811296077569,583.9405313177361),c(1774.9559520456621,2614.732784189593,2298.2087984580967,2135.456943016605))
targetgene="Dnajc12"
collabel=c("In.vitro.input.Pool.F..41.47._1439..1440..1441..1442..1443..1444..1445..1446","In.vitro_Pool.F..41.48._hEGFRv3.CAR_ET.1.10_rep1_1439..1440..1441..1442..1443..1444..1445..1446","In.vitro_Pool.F..41.48._hEGFRv3.CAR_ET.1.10_rep2_1439..1440..1441..1442..1443..1444..1445..1446","In.vitro_Pool.F..41.48._hEGFRv3.CAR_ET.1.10_rep3_1439..1440..1441..1442..1443..1444..1445..1446")

# set up color using RColorBrewer
#library(RColorBrewer)
#colors <- brewer.pal(length(targetgenelist), "Set1")

colors=c( "#E41A1C", "#377EB8", "#4DAF4A", "#984EA3", "#FF7F00",  "#A65628", "#F781BF",
          "#999999", "#66C2A5", "#FC8D62", "#8DA0CB", "#E78AC3", "#A6D854", "#FFD92F", "#E5C494", "#B3B3B3", 
          "#8DD3C7", "#FFFFB3", "#BEBADA", "#FB8072", "#80B1D3", "#FDB462", "#B3DE69", "#FCCDE5",
          "#D9D9D9", "#BC80BD", "#CCEBC5", "#FFED6F")


## code

targetmatvec=unlist(targetmat)+1
yrange=range(targetmatvec[targetmatvec>0]);
# yrange[1]=1; # set the minimum value to 1
for(i in 1:length(targetmat)){
  vali=targetmat[[i]]+1;
  if(i==1){
    plot(1:length(vali),vali,type='b',las=1,pch=20,main=paste('sgRNAs in',targetgene),ylab='Read counts',xlab='Samples',xlim=c(0.7,length(vali)+0.3),ylim = yrange,col=colors[(i %% length(colors))],xaxt='n',log='y')
    axis(1,at=1:length(vali),labels=(collabel),las=2)
    # lines(0:100,rep(1,101),col='black');
  }else{
    lines(1:length(vali),vali,type='b',pch=20,col=colors[(i %% length(colors))])
  }
}




# parameters
# Do not modify the variables beginning with "__"
targetmat=list(c(1205.170725623401,1270.628857659761,1447.3415577710948,1497.7621961221391),c(1570.657959677154,1951.4978291890855,1989.85373954548,1933.454259217737),c(659.7513148047234,799.4087493063723,820.0317347957401,811.9715721327049),c(734.7230551234419,838.5954527037436,722.7071693264455,815.9324090699375))
targetgene="Chd6"
collabel=c("In.vitro.input.Pool.F..41.47._1439..1440..1441..1442..1443..1444..1445..1446","In.vitro_Pool.F..41.48._hEGFRv3.CAR_ET.1.10_rep1_1439..1440..1441..1442..1443..1444..1445..1446","In.vitro_Pool.F..41.48._hEGFRv3.CAR_ET.1.10_rep2_1439..1440..1441..1442..1443..1444..1445..1446","In.vitro_Pool.F..41.48._hEGFRv3.CAR_ET.1.10_rep3_1439..1440..1441..1442..1443..1444..1445..1446")

# set up color using RColorBrewer
#library(RColorBrewer)
#colors <- brewer.pal(length(targetgenelist), "Set1")

colors=c( "#E41A1C", "#377EB8", "#4DAF4A", "#984EA3", "#FF7F00",  "#A65628", "#F781BF",
          "#999999", "#66C2A5", "#FC8D62", "#8DA0CB", "#E78AC3", "#A6D854", "#FFD92F", "#E5C494", "#B3B3B3", 
          "#8DD3C7", "#FFFFB3", "#BEBADA", "#FB8072", "#80B1D3", "#FDB462", "#B3DE69", "#FCCDE5",
          "#D9D9D9", "#BC80BD", "#CCEBC5", "#FFED6F")


## code

targetmatvec=unlist(targetmat)+1
yrange=range(targetmatvec[targetmatvec>0]);
# yrange[1]=1; # set the minimum value to 1
for(i in 1:length(targetmat)){
  vali=targetmat[[i]]+1;
  if(i==1){
    plot(1:length(vali),vali,type='b',las=1,pch=20,main=paste('sgRNAs in',targetgene),ylab='Read counts',xlab='Samples',xlim=c(0.7,length(vali)+0.3),ylim = yrange,col=colors[(i %% length(colors))],xaxt='n',log='y')
    axis(1,at=1:length(vali),labels=(collabel),las=2)
    # lines(0:100,rep(1,101),col='black');
  }else{
    lines(1:length(vali),vali,type='b',pch=20,col=colors[(i %% length(colors))])
  }
}




# parameters
# Do not modify the variables beginning with "__"
targetmat=list(c(189.3036443047644,235.12022038422717,265.956238312132,255.19106552742153),c(678.494249884403,1016.8949531617825,921.2107385014425,860.6332830758495),c(1823.6875832528292,2431.5349458068827,2428.296088936857,2247.492044955473),c(749.7174031871856,604.4548999044507,631.1642612117624,617.3247283601261))
targetgene="Arl15"
collabel=c("In.vitro.input.Pool.F..41.47._1439..1440..1441..1442..1443..1444..1445..1446","In.vitro_Pool.F..41.48._hEGFRv3.CAR_ET.1.10_rep1_1439..1440..1441..1442..1443..1444..1445..1446","In.vitro_Pool.F..41.48._hEGFRv3.CAR_ET.1.10_rep2_1439..1440..1441..1442..1443..1444..1445..1446","In.vitro_Pool.F..41.48._hEGFRv3.CAR_ET.1.10_rep3_1439..1440..1441..1442..1443..1444..1445..1446")

# set up color using RColorBrewer
#library(RColorBrewer)
#colors <- brewer.pal(length(targetgenelist), "Set1")

colors=c( "#E41A1C", "#377EB8", "#4DAF4A", "#984EA3", "#FF7F00",  "#A65628", "#F781BF",
          "#999999", "#66C2A5", "#FC8D62", "#8DA0CB", "#E78AC3", "#A6D854", "#FFD92F", "#E5C494", "#B3B3B3", 
          "#8DD3C7", "#FFFFB3", "#BEBADA", "#FB8072", "#80B1D3", "#FDB462", "#B3DE69", "#FCCDE5",
          "#D9D9D9", "#BC80BD", "#CCEBC5", "#FFED6F")


## code

targetmatvec=unlist(targetmat)+1
yrange=range(targetmatvec[targetmatvec>0]);
# yrange[1]=1; # set the minimum value to 1
for(i in 1:length(targetmat)){
  vali=targetmat[[i]]+1;
  if(i==1){
    plot(1:length(vali),vali,type='b',las=1,pch=20,main=paste('sgRNAs in',targetgene),ylab='Read counts',xlab='Samples',xlim=c(0.7,length(vali)+0.3),ylim = yrange,col=colors[(i %% length(colors))],xaxt='n',log='y')
    axis(1,at=1:length(vali),labels=(collabel),las=2)
    # lines(0:100,rep(1,101),col='black');
  }else{
    lines(1:length(vali),vali,type='b',pch=20,col=colors[(i %% length(colors))])
  }
}




# parameters
# Do not modify the variables beginning with "__"
targetmat=list(c(558.5394653744534,641.6822681319533,693.7988825533877,631.4705745645286),c(993.375559223021,1417.5789953999029,1084.0607539896682,1219.9377766676737),c(721.6030005676662,868.9651478367063,830.6314399458614,852.145775353208),c(905.2837643485267,1049.2239834646136,924.1015671787484,1028.1201021359755))
targetgene="Kcns3"
collabel=c("In.vitro.input.Pool.F..41.47._1439..1440..1441..1442..1443..1444..1445..1446","In.vitro_Pool.F..41.48._hEGFRv3.CAR_ET.1.10_rep1_1439..1440..1441..1442..1443..1444..1445..1446","In.vitro_Pool.F..41.48._hEGFRv3.CAR_ET.1.10_rep2_1439..1440..1441..1442..1443..1444..1445..1446","In.vitro_Pool.F..41.48._hEGFRv3.CAR_ET.1.10_rep3_1439..1440..1441..1442..1443..1444..1445..1446")

# set up color using RColorBrewer
#library(RColorBrewer)
#colors <- brewer.pal(length(targetgenelist), "Set1")

colors=c( "#E41A1C", "#377EB8", "#4DAF4A", "#984EA3", "#FF7F00",  "#A65628", "#F781BF",
          "#999999", "#66C2A5", "#FC8D62", "#8DA0CB", "#E78AC3", "#A6D854", "#FFD92F", "#E5C494", "#B3B3B3", 
          "#8DD3C7", "#FFFFB3", "#BEBADA", "#FB8072", "#80B1D3", "#FDB462", "#B3DE69", "#FCCDE5",
          "#D9D9D9", "#BC80BD", "#CCEBC5", "#FFED6F")


## code

targetmatvec=unlist(targetmat)+1
yrange=range(targetmatvec[targetmatvec>0]);
# yrange[1]=1; # set the minimum value to 1
for(i in 1:length(targetmat)){
  vali=targetmat[[i]]+1;
  if(i==1){
    plot(1:length(vali),vali,type='b',las=1,pch=20,main=paste('sgRNAs in',targetgene),ylab='Read counts',xlab='Samples',xlim=c(0.7,length(vali)+0.3),ylim = yrange,col=colors[(i %% length(colors))],xaxt='n',log='y')
    axis(1,at=1:length(vali),labels=(collabel),las=2)
    # lines(0:100,rep(1,101),col='black');
  }else{
    lines(1:length(vali),vali,type='b',pch=20,col=colors[(i %% length(colors))])
  }
}




# parameters
# Do not modify the variables beginning with "__"
targetmat=list(c(29.988696127487426,94.04808815369087,93.47012723288695,72.99256641471702))
targetgene="4930467E23Rik_Gm15319_Gm20778_Gm21119"
collabel=c("In.vitro.input.Pool.F..41.47._1439..1440..1441..1442..1443..1444..1445..1446","In.vitro_Pool.F..41.48._hEGFRv3.CAR_ET.1.10_rep1_1439..1440..1441..1442..1443..1444..1445..1446","In.vitro_Pool.F..41.48._hEGFRv3.CAR_ET.1.10_rep2_1439..1440..1441..1442..1443..1444..1445..1446","In.vitro_Pool.F..41.48._hEGFRv3.CAR_ET.1.10_rep3_1439..1440..1441..1442..1443..1444..1445..1446")

# set up color using RColorBrewer
#library(RColorBrewer)
#colors <- brewer.pal(length(targetgenelist), "Set1")

colors=c( "#E41A1C", "#377EB8", "#4DAF4A", "#984EA3", "#FF7F00",  "#A65628", "#F781BF",
          "#999999", "#66C2A5", "#FC8D62", "#8DA0CB", "#E78AC3", "#A6D854", "#FFD92F", "#E5C494", "#B3B3B3", 
          "#8DD3C7", "#FFFFB3", "#BEBADA", "#FB8072", "#80B1D3", "#FDB462", "#B3DE69", "#FCCDE5",
          "#D9D9D9", "#BC80BD", "#CCEBC5", "#FFED6F")


## code

targetmatvec=unlist(targetmat)+1
yrange=range(targetmatvec[targetmatvec>0]);
# yrange[1]=1; # set the minimum value to 1
for(i in 1:length(targetmat)){
  vali=targetmat[[i]]+1;
  if(i==1){
    plot(1:length(vali),vali,type='b',las=1,pch=20,main=paste('sgRNAs in',targetgene),ylab='Read counts',xlab='Samples',xlim=c(0.7,length(vali)+0.3),ylim = yrange,col=colors[(i %% length(colors))],xaxt='n',log='y')
    axis(1,at=1:length(vali),labels=(collabel),las=2)
    # lines(0:100,rep(1,101),col='black');
  }else{
    lines(1:length(vali),vali,type='b',pch=20,col=colors[(i %% length(colors))])
  }
}




# parameters
# Do not modify the variables beginning with "__"
targetmat=list(c(260.526797607547,612.2922405839249,377.7349471679555,462.28625395987444))
targetgene="Btbd35f1_Btbd35f10_Btbd35f11_Btbd35f12_Btbd35f13_Btbd35f14_Btbd35f15_Btbd35f16_Btbd35f17_Btbd35f18_Btbd35f19_Btbd35f2_Btbd35f20_Btbd35f21_Btbd35f22_Btbd35f23_Btbd35f26_Btbd35f27_Btbd35f3_Btbd35f4_Btbd35f5_Btbd35f6_Btbd35f7_Btbd35f8_Btbd35f9_Gm14367_Gm5925"
collabel=c("In.vitro.input.Pool.F..41.47._1439..1440..1441..1442..1443..1444..1445..1446","In.vitro_Pool.F..41.48._hEGFRv3.CAR_ET.1.10_rep1_1439..1440..1441..1442..1443..1444..1445..1446","In.vitro_Pool.F..41.48._hEGFRv3.CAR_ET.1.10_rep2_1439..1440..1441..1442..1443..1444..1445..1446","In.vitro_Pool.F..41.48._hEGFRv3.CAR_ET.1.10_rep3_1439..1440..1441..1442..1443..1444..1445..1446")

# set up color using RColorBrewer
#library(RColorBrewer)
#colors <- brewer.pal(length(targetgenelist), "Set1")

colors=c( "#E41A1C", "#377EB8", "#4DAF4A", "#984EA3", "#FF7F00",  "#A65628", "#F781BF",
          "#999999", "#66C2A5", "#FC8D62", "#8DA0CB", "#E78AC3", "#A6D854", "#FFD92F", "#E5C494", "#B3B3B3", 
          "#8DD3C7", "#FFFFB3", "#BEBADA", "#FB8072", "#80B1D3", "#FDB462", "#B3DE69", "#FCCDE5",
          "#D9D9D9", "#BC80BD", "#CCEBC5", "#FFED6F")


## code

targetmatvec=unlist(targetmat)+1
yrange=range(targetmatvec[targetmatvec>0]);
# yrange[1]=1; # set the minimum value to 1
for(i in 1:length(targetmat)){
  vali=targetmat[[i]]+1;
  if(i==1){
    plot(1:length(vali),vali,type='b',las=1,pch=20,main=paste('sgRNAs in',targetgene),ylab='Read counts',xlab='Samples',xlim=c(0.7,length(vali)+0.3),ylim = yrange,col=colors[(i %% length(colors))],xaxt='n',log='y')
    axis(1,at=1:length(vali),labels=(collabel),las=2)
    # lines(0:100,rep(1,101),col='black');
  }else{
    lines(1:length(vali),vali,type='b',pch=20,col=colors[(i %% length(colors))])
  }
}




# parameters
# Do not modify the variables beginning with "__"
targetmat=list(c(311.13272232268207,369.3346795202235,411.461281736523,378.5428444298115),c(875.2950682210393,1068.8173351632993,1034.91666647547,999.2625758789943),c(4593.89338802948,6263.994538069785,5845.255585512291,5497.641668878997),c(369.23582106968894,374.2330174448949,487.5864369055752,371.75283825169834))
targetgene="G3bp1"
collabel=c("In.vitro.input.Pool.F..41.47._1439..1440..1441..1442..1443..1444..1445..1446","In.vitro_Pool.F..41.48._hEGFRv3.CAR_ET.1.10_rep1_1439..1440..1441..1442..1443..1444..1445..1446","In.vitro_Pool.F..41.48._hEGFRv3.CAR_ET.1.10_rep2_1439..1440..1441..1442..1443..1444..1445..1446","In.vitro_Pool.F..41.48._hEGFRv3.CAR_ET.1.10_rep3_1439..1440..1441..1442..1443..1444..1445..1446")

# set up color using RColorBrewer
#library(RColorBrewer)
#colors <- brewer.pal(length(targetgenelist), "Set1")

colors=c( "#E41A1C", "#377EB8", "#4DAF4A", "#984EA3", "#FF7F00",  "#A65628", "#F781BF",
          "#999999", "#66C2A5", "#FC8D62", "#8DA0CB", "#E78AC3", "#A6D854", "#FFD92F", "#E5C494", "#B3B3B3", 
          "#8DD3C7", "#FFFFB3", "#BEBADA", "#FB8072", "#80B1D3", "#FDB462", "#B3DE69", "#FCCDE5",
          "#D9D9D9", "#BC80BD", "#CCEBC5", "#FFED6F")


## code

targetmatvec=unlist(targetmat)+1
yrange=range(targetmatvec[targetmatvec>0]);
# yrange[1]=1; # set the minimum value to 1
for(i in 1:length(targetmat)){
  vali=targetmat[[i]]+1;
  if(i==1){
    plot(1:length(vali),vali,type='b',las=1,pch=20,main=paste('sgRNAs in',targetgene),ylab='Read counts',xlab='Samples',xlim=c(0.7,length(vali)+0.3),ylim = yrange,col=colors[(i %% length(colors))],xaxt='n',log='y')
    axis(1,at=1:length(vali),labels=(collabel),las=2)
    # lines(0:100,rep(1,101),col='black');
  }else{
    lines(1:length(vali),vali,type='b',pch=20,col=colors[(i %% length(colors))])
  }
}



dev.off()
Sweave("invitro.poolF_hEGFRv3.CAR_ET.1.10_v_input_summary.Rnw");
library(tools);

texi2dvi("invitro.poolF_hEGFRv3.CAR_ET.1.10_v_input_summary.tex",pdf=TRUE);
